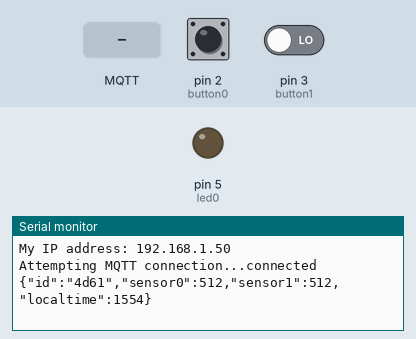
Bench run of a sketch on a simulated Arduino Uno, built with avr-gcc and run on an emulated ATmega328P. On the bench: output pins drawn as LEDs (lit = HIGH), the last lines printed to the serial monitor. Inputs (shaded band) come from the test bench; at power-on: pin 2 (button0) LOW, pin 3 (button1) LOW. WiFi joins after 1.5 s; servers stay silent unless stated; no MQTT or app messages arrive unless stated.

Above: at 2.7 s.
2.8 s: pin 2 (button0) pulled HIGH for 0.15 s
At 4.0 s:
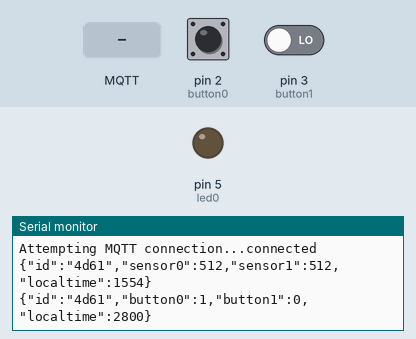
4.4 s: MQTT message "1" arrives on the first subscribed topic
At 5.6 s:
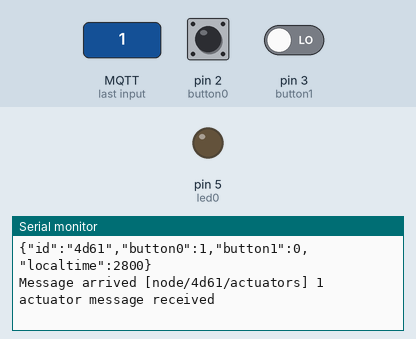
5.9 s: MQTT message "on" arrives on the first subscribed topic
At 6.8 s:
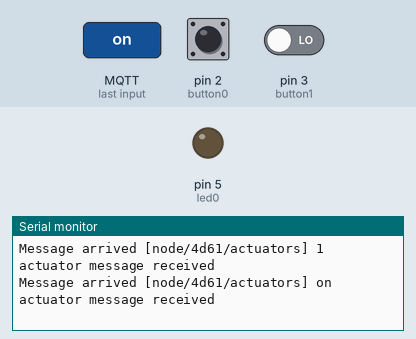
7.4 s: MQTT message "off" arrives on the first subscribed topic
At 7.9 s:
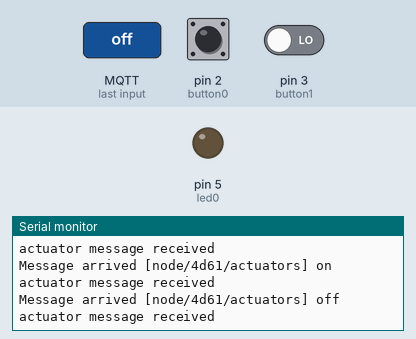
8.9 s: pin 2 (button0) driven HIGH and pin 3 (button1) driven HIGH
At 9.06 s:
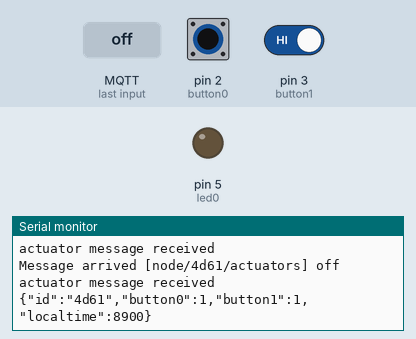

The sketch:

arduinonode.ino
```cpp
/*
 * test a combination of JSON, MQTT over Arduino-Ethernet
 * simple sensor: button
 * simple actuator: LED
 */

#include <SPI.h>
#include <Ethernet.h>
#include <PubSubClient.h>
#include <ArduinoJson.h>

// i/o pin map
const int led0 = 5;
const int button0 = 2;
const int button1 = 3;
// analog sensor on A0

// Ethernet: define MAC address of Ethernet shield
// Newer Ethernet shields have a MAC address printed on a sticker on the shield
byte mac[] = {0x90, 0xA2, 0xDA, 0x00, 0x4D, 0x61};
EthernetClient ethClient;

// PubSub (MQTT)
const char* mqttServer = "mqttbroker.com";
// alternative: IPAddress mqttServer(172, 16, 0, 2);
const int mqttPort = 1883;

PubSubClient client(ethClient);

String nodeID;
String sensorTopic;
String actuatorTopic;

long sensor1Timer = 0;
long sensor1Period = 50000; // in millisecs

// JSON

void sensor0Publish() {
  StaticJsonBuffer<200> jsonBuffer;
  JsonObject& root = jsonBuffer.createObject();
  String msg;
  root["id"] = nodeID;
  root["button0"] = digitalRead(button0);
  root["button1"] = digitalRead(button1);
  root["localtime"] = millis();
  root.printTo(msg);
  Serial.println(msg);
  client.publish(sensorTopic.c_str(), msg.c_str());
}

void sensor1Publish() {
  StaticJsonBuffer<200> jsonBuffer;
  JsonObject& root = jsonBuffer.createObject();
  String msg;
  root["id"] = nodeID;
  root["sensor0"] = analogRead(A0);
  delay(1);
  root["sensor1"] = analogRead(A1);
  root["localtime"] = millis();
  root.printTo(msg);
  Serial.println(msg);
  client.publish(sensorTopic.c_str(), msg.c_str());
}

void networkSetup() {
  if (Ethernet.begin(mac) == 0) {
    Serial.println("Failed to configure Ethernet using DHCP");
    // no point in carrying on, so do nothing forevermore:
    for (;;)
      ;
  }
  // print your local IP address:
  Serial.print("My IP address: ");
  Serial.println(Ethernet.localIP());
}

void mqttCallback(char* topic, byte* payload, unsigned int length) {
  Serial.print("Message arrived [");
  Serial.print(topic);
  Serial.print("] ");
  for (int i = 0; i < length; i++) {
    Serial.print((char)payload[i]);
  }
  Serial.println();

  if (strcmp(topic, actuatorTopic.c_str())==0) {
    Serial.println("actuator message received");
    StaticJsonBuffer<200> jsonBuffer;
    JsonObject& root = jsonBuffer.parseObject((char*) payload);
    if (root.success()) {
      if (root.containsKey("led0")) {
        digitalWrite(led0, root["led0"]);
      }
    }
  }
}

void reconnect() {
  // Loop until we're reconnected
  while (!client.connected()) {
    Serial.print("Attempting MQTT connection...");
    String clientID = "IoTClient-" + nodeID;
    if (client.connect(clientID.c_str())) {
      Serial.println("connected");

      client.subscribe(actuatorTopic.c_str());
    } else {
      Serial.print("failed, rc=");
      Serial.print(client.state());
      Serial.println(" try again in 5 seconds");
      // Wait 5 seconds before retrying
      delay(5000);
    }
  }
}

void setup() {
  pinMode(led0, OUTPUT);
  pinMode(button0, INPUT);
  //analogReference(INTERNAL); //1.1V
  Serial.begin(9600);

  networkSetup();
  nodeID = String(mac[4] * 256 + mac[5], HEX);
  // MQTT init:
  sensorTopic = "node/" + nodeID + "/sensors";
  actuatorTopic = "node/" + nodeID + "/actuators";
  client.setServer(mqttServer, mqttPort);
  client.setCallback(mqttCallback);
}

void loop() {
  if (!client.connected()) {
    reconnect();
  }
  client.loop();

  if (digitalRead(button0)) {
    sensor0Publish();
    delay(200); // limit button repetition rate
  }

  if (millis() >= sensor1Timer) {
    sensor1Publish();
    sensor1Timer = sensor1Timer + sensor1Period;
  }
}
```

Measured:
- after the input at 2.8 s, the serial monitor: prints a new line at once (image 1)
- after the input at 4.4 s, the serial monitor: prints a new line at once (image 2)
- after the input at 5.9 s, the serial monitor: prints a new line at once (image 3)
- after the input at 7.4 s, the serial monitor: prints a new line at once (image 4)
- after the input at 8.9 s, the serial monitor: prints a new line at once (image 5)
